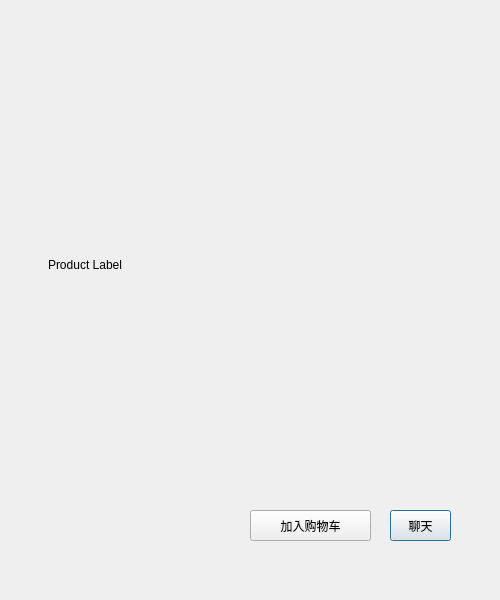
<?xml version="1.0" encoding="UTF-8"?>
<ui version="4.0">
 <class>productShow</class>
 <widget class="QDialog" name="productShow">
  <property name="geometry">
   <rect>
    <x>0</x>
    <y>0</y>
    <width>500</width>
    <height>600</height>
   </rect>
  </property>
  <property name="windowTitle">
   <string>Dialog</string>
  </property>
  <widget class="QLabel" name="productLabel">
   <property name="geometry">
    <rect>
     <x>48</x>
     <y>49</y>
     <width>411</width>
     <height>431</height>
    </rect>
   </property>
   <property name="text">
    <string>Product Label</string>
   </property>
  </widget>
  <widget class="QPushButton" name="chatBtn">
   <property name="geometry">
    <rect>
     <x>390</x>
     <y>510</y>
     <width>61</width>
     <height>31</height>
    </rect>
   </property>
   <property name="text">
    <string>聊天</string>
   </property>
  </widget>
  <widget class="QPushButton" name="addBtn">
   <property name="geometry">
    <rect>
     <x>250</x>
     <y>510</y>
     <width>121</width>
     <height>31</height>
    </rect>
   </property>
   <property name="text">
    <string>加入购物车</string>
   </property>
  </widget>
 </widget>
 <resources/>
 <connections/>
</ui>
